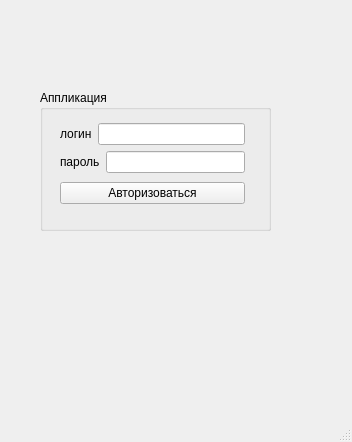
<?xml version="1.0" encoding="UTF-8"?>
<ui version="4.0">
 <class>MainWindow</class>
 <widget class="QMainWindow" name="MainWindow">
  <property name="geometry">
   <rect>
    <x>0</x>
    <y>0</y>
    <width>352</width>
    <height>442</height>
   </rect>
  </property>
  <property name="windowTitle">
   <string>MainWindow</string>
  </property>
  <widget class="QWidget" name="centralwidget">
   <widget class="QGroupBox" name="groupBox">
    <property name="geometry">
     <rect>
      <x>40</x>
      <y>90</y>
      <width>231</width>
      <height>141</height>
     </rect>
    </property>
    <property name="title">
     <string>Аппликация</string>
    </property>
    <widget class="QWidget" name="">
     <property name="geometry">
      <rect>
       <x>20</x>
       <y>30</y>
       <width>185</width>
       <height>88</height>
      </rect>
     </property>
     <layout class="QVBoxLayout" name="verticalLayout_2">
      <item>
       <layout class="QVBoxLayout" name="verticalLayout">
        <item>
         <layout class="QHBoxLayout" name="horizontalLayout">
          <item>
           <widget class="QLabel" name="label">
            <property name="text">
             <string>логин</string>
            </property>
           </widget>
          </item>
          <item>
           <widget class="QLineEdit" name="login"/>
          </item>
         </layout>
        </item>
        <item>
         <layout class="QHBoxLayout" name="horizontalLayout_2">
          <item>
           <widget class="QLabel" name="label_2">
            <property name="text">
             <string>пароль</string>
            </property>
           </widget>
          </item>
          <item>
           <widget class="QLineEdit" name="pass"/>
          </item>
         </layout>
        </item>
       </layout>
      </item>
      <item>
       <widget class="QPushButton" name="pushButton">
        <property name="text">
         <string>Авторизоваться</string>
        </property>
       </widget>
      </item>
     </layout>
    </widget>
   </widget>
  </widget>
  <widget class="QMenuBar" name="menubar">
   <property name="geometry">
    <rect>
     <x>0</x>
     <y>0</y>
     <width>352</width>
     <height>22</height>
    </rect>
   </property>
  </widget>
  <widget class="QStatusBar" name="statusbar"/>
 </widget>
 <resources/>
 <connections/>
</ui>
